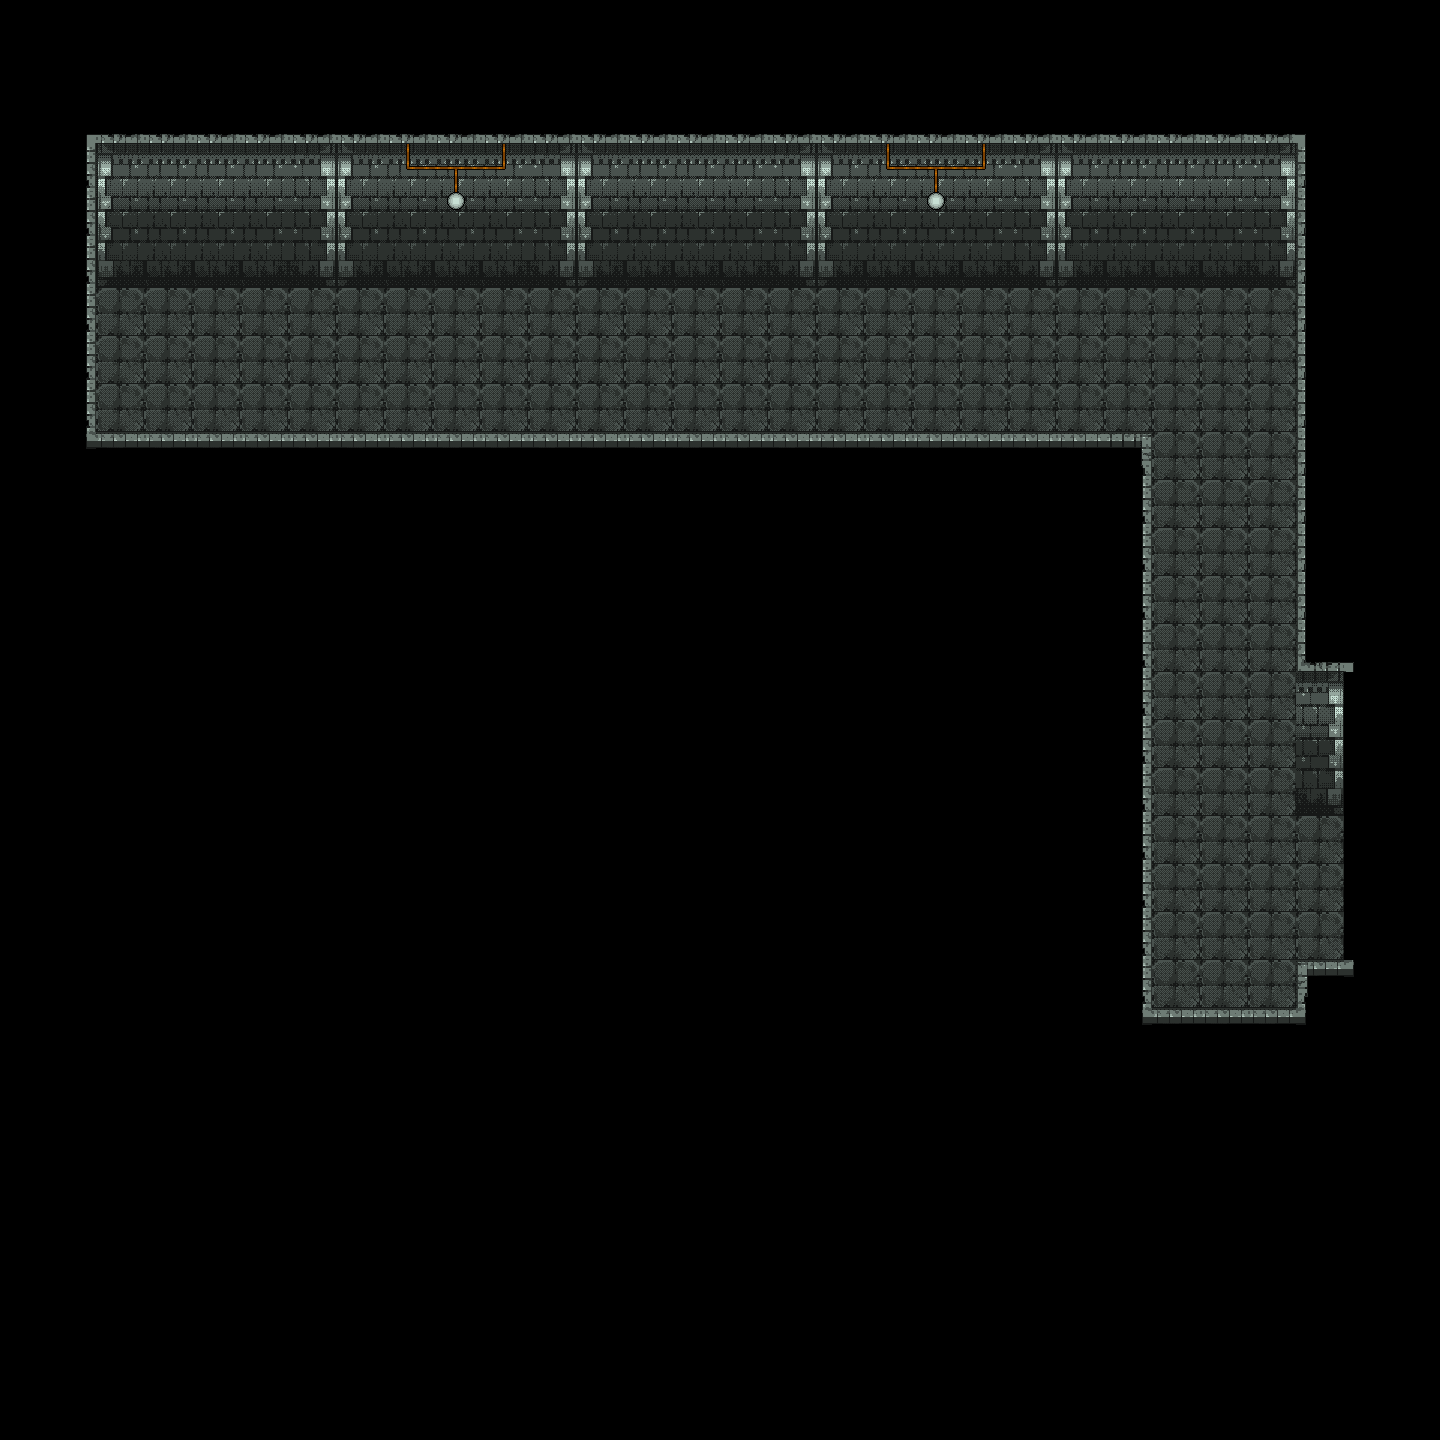

A 2D game scene composited from a Tiled map and its tileset images. What follows is a short description and the map's XML, with each tile layer's data collapsed to a summary:
An orthogonal 30x30 tile map with 48x48 px tiles, 5 tile layers (4_floor, 4_walls, 4_details, 4_darkness_no_parents, ...), 1 hidden layer not drawn.

<map version="1.10" tiledversion="1.10.2" orientation="orthogonal" renderorder="right-down" width="30" height="30" tilewidth="48" tileheight="48" infinite="0" nextlayerid="7" nextobjectid="1">
 <tileset firstgid="1" source="../Tilesets/Katos_tiles_1.tsx" />
 <layer id="2" name="4_floor" width="30" height="30">
  <data>[900 cells, 114 non-empty, 1 distinct tile ids]</data>
 </layer>
 <layer id="5" name="4_carpeted_floor" width="30" height="30" visible="0">
  <data>[900 cells, 111 non-empty, 9 distinct tile ids]</data>
 </layer>
 <layer id="1" name="4_walls" width="30" height="30">
  <data>[900 cells, 78 non-empty, 9 distinct tile ids]</data>
 </layer>
 <layer id="4" name="4_details" width="30" height="30">
  <data>[900 cells, 8 non-empty, 4 distinct tile ids]</data>
 </layer>
 <layer id="6" name="4_darkness_no_parents" width="30" height="30">
  <data>[900 cells, 78 non-empty, 1 distinct tile ids]</data>
 </layer>
 <layer id="3" name="4_enclosure" width="30" height="30">
  <data>[900 cells, 87 non-empty, 12 distinct tile ids]</data>
 </layer>
</map>
